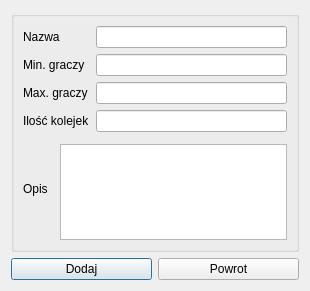
<?xml version="1.0" encoding="UTF-8"?>
<ui version="4.0">
 <class>Okno_dodanieDyscypliny</class>
 <widget class="QDialog" name="Okno_dodanieDyscypliny">
  <property name="geometry">
   <rect>
    <x>0</x>
    <y>0</y>
    <width>310</width>
    <height>291</height>
   </rect>
  </property>
  <property name="windowTitle">
   <string>Dodanie dyscypliny</string>
  </property>
  <layout class="QVBoxLayout" name="verticalLayout">
   <item>
    <widget class="QGroupBox" name="groupBox">
     <property name="title">
      <string/>
     </property>
     <layout class="QGridLayout" name="gridLayout">
      <item row="0" column="0" colspan="2">
       <widget class="QLabel" name="label">
        <property name="text">
         <string>Nazwa</string>
        </property>
       </widget>
      </item>
      <item row="3" column="2">
       <widget class="QLineEdit" name="lineEdit_4"/>
      </item>
      <item row="2" column="2">
       <widget class="QLineEdit" name="lineEdit_3"/>
      </item>
      <item row="3" column="0" colspan="2">
       <widget class="QLabel" name="label_4">
        <property name="text">
         <string>Ilość kolejek</string>
        </property>
       </widget>
      </item>
      <item row="0" column="2">
       <widget class="QLineEdit" name="lineEdit"/>
      </item>
      <item row="2" column="0" colspan="2">
       <widget class="QLabel" name="label_3">
        <property name="text">
         <string>Max. graczy</string>
        </property>
       </widget>
      </item>
      <item row="1" column="0" colspan="2">
       <widget class="QLabel" name="label_2">
        <property name="text">
         <string>Min. graczy</string>
        </property>
       </widget>
      </item>
      <item row="4" column="0" rowspan="2" colspan="2">
       <widget class="QLabel" name="label_5">
        <property name="text">
         <string>Opis</string>
        </property>
       </widget>
      </item>
      <item row="1" column="2">
       <widget class="QLineEdit" name="lineEdit_2"/>
      </item>
      <item row="5" column="1" colspan="2">
       <widget class="QTextEdit" name="textEdit"/>
      </item>
     </layout>
    </widget>
   </item>
   <item>
    <layout class="QHBoxLayout" name="horizontalLayout">
     <item>
      <widget class="QPushButton" name="pushButton">
       <property name="text">
        <string>Dodaj</string>
       </property>
      </widget>
     </item>
     <item>
      <widget class="QPushButton" name="pushButton_2">
       <property name="text">
        <string>Powrot</string>
       </property>
      </widget>
     </item>
    </layout>
   </item>
  </layout>
 </widget>
 <resources/>
 <connections/>
</ui>
